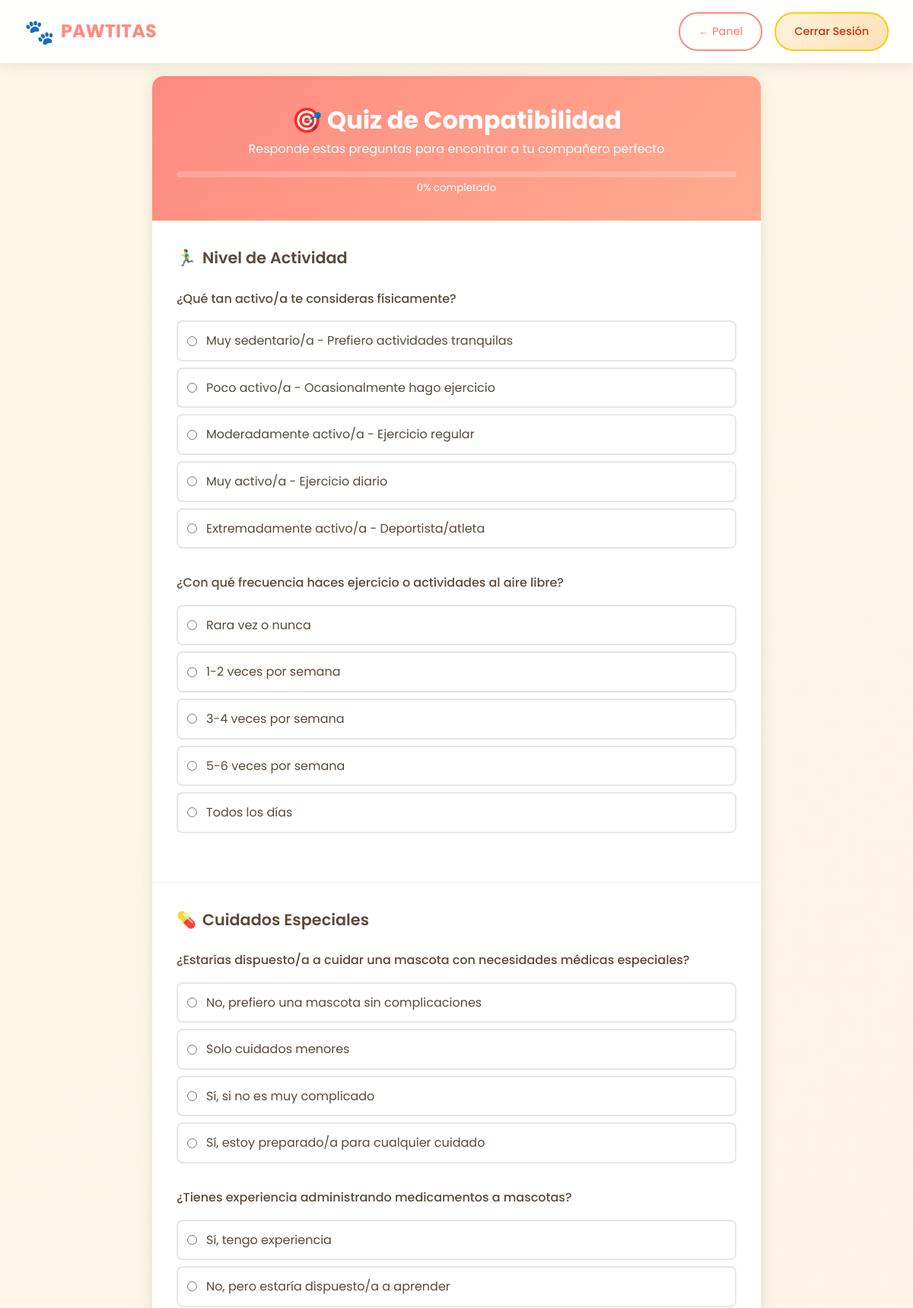
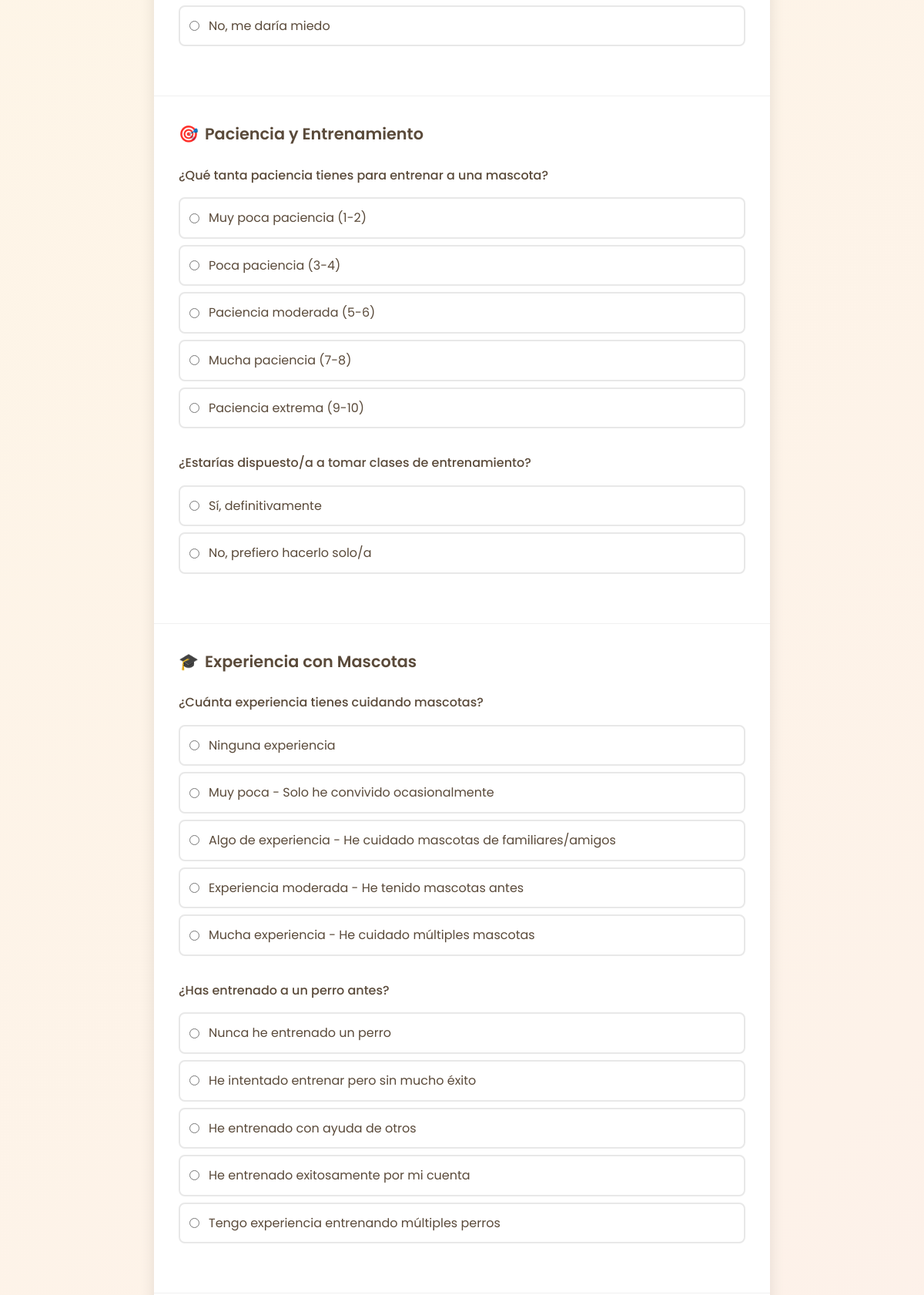
Screenshot of /pages/quiz_matching.php (signed in, upper part) with the database file from the repository (2 pictures, top to bottom).
### tables this page shows
CREATE TABLE quiz_preguntas (
    id INT AUTO_INCREMENT PRIMARY KEY,
    categoria VARCHAR(50) NOT NULL,
    pregunta TEXT NOT NULL,
    tipo_respuesta ENUM('escala', 'multiple', 'booleana') NOT NULL,
    orden_display TINYINT NOT NULL,
    activa BOOLEAN DEFAULT TRUE,
    fecha_creacion TIMESTAMP DEFAULT CURRENT_TIMESTAMP
);

### config/database.php (called while the page is built, shortened)
<?php
class Database {
    private static $instancia = null;
    private $conexion;
    private function __construct() {
        try {
            $dsn = "mysql:host=" . DB_HOST . ";dbname=" . DB_NAME . ";charset=" . DB_CHARSET;
            $opciones = [
                PDO::ATTR_ERRMODE            => PDO::ERRMODE_EXCEPTION,
                PDO::ATTR_DEFAULT_FETCH_MODE => PDO::FETCH_ASSOC,
                PDO::ATTR_EMULATE_PREPARES   => false,
            ];
            $this->conexion = new PDO($dsn, DB_USER, DB_PASS, $opciones);
        } catch(PDOException $e) {
            if (DEBUG_MODE) {
                die("❌ Error de conexión: " . $e->getMessage());
            } else {
                die("❌ Error de conexión a la base de datos");
            }
        }
    }
    public static function getInstance() {
        if (self::$instancia === null) {
            self::$instancia = new self();
        }
        return self::$instancia;
    }
    public function getConnection() {
        return $this->conexion;
    }
}
function obtener_conexion_db() {
    $database = Database::getInstance();
    return $database->getConnection();
}
?>

### includes/quiz.php (called while the page is built, shortened)
<?php
require_once __DIR__ . '/../config/database.php';
require_once __DIR__ . '/functions.php';
class QuizSystem {
    public function obtener_preguntas_quiz() {
        try {
            $sql = "SELECT qp.*,
                           GROUP_CONCAT(
                               CONCAT(qo.id, ':', qo.texto_opcion, ':', qo.valor_numerico)
                               ORDER BY qo.orden_display SEPARATOR '|'
                           ) as opciones
                    FROM quiz_preguntas qp
                    LEFT JOIN quiz_opciones qo ON qp.id = qo.pregunta_id
                    WHERE qp.activa = 1
                    GROUP BY qp.id
                    ORDER BY qp.categoria, qp.orden_display";
            $preguntas = consultar_db($sql);
            $quiz_organizado = [];
            foreach ($preguntas as $pregunta) {
                $categoria = $pregunta['categoria'];
                if (!isset($quiz_organizado[$categoria])) {
                    $quiz_organizado[$categoria] = [];
                }
                $opciones = [];
                if ($pregunta['opciones']) {
                    $opciones_raw = explode('|', $pregunta['opciones']);
                    foreach ($opciones_raw as $opcion_raw) {
                        $partes = explode(':', $opcion_raw);
                        if (count($partes) >= 3) {
                            $opciones[] = [
                                'id' => $partes[0],
                                'texto' => $partes[1],
                                'valor' => $partes[2]
                            ];
                        }
                    }
                }
                $quiz_organizado[$categoria][] = [
                    'id' => $pregunta['id'],
                    'pregunta' => $pregunta['pregunta'],
                    'tipo_respuesta' => $pregunta['tipo_respuesta'],
                    'opciones' => $opciones
                ];
            }
            return ['exito' => true, 'quiz' => $quiz_organizado];
        } catch (Exception $e) {
            error_log("Error obteniendo preguntas quiz: " . $e->getMessage());
            return ['exito' => false, 'mensaje' => 'Error interno del sistema'];
        }
    }
}
function obtener_quiz_system() {
    return new QuizSystem();
}
?>

### includes/functions.php (called while the page is built, shortened)
<?php
function consultar_db($sql, $parametros = []) {
    try {
        $db = obtener_conexion_db();
        $stmt = $db->prepare($sql);
        $stmt->execute($parametros);
        return $stmt->fetchAll();
    } catch (Exception $e) {
        if (DEBUG_MODE) {
            die("Error en consulta: " . $e->getMessage());
        }
        return false;
    }
}
function escapar_html($texto) {
    return htmlspecialchars($texto, ENT_QUOTES, 'UTF-8');
}
?>

### pages/quiz_matching.php (the view, shortened to what this page needs)
<?php
require_once '../includes/functions.php';
require_once '../includes/quiz.php';
$usuario = obtener_usuario_actual();
$quiz_system = obtener_quiz_system();
$resultado_preguntas = $quiz_system->obtener_preguntas_quiz();
$quiz = $resultado_preguntas['quiz'];
$respuestas_anteriores = [];
$resultado_respuestas = $quiz_system->obtener_respuestas_usuario($usuario['id']);
if ($resultado_respuestas['exito']) {
    $respuestas_anteriores = $resultado_respuestas['respuestas'];
}
?>
<!DOCTYPE html>
<html lang="es">
<head>
    <link rel="stylesheet" href="../assets/css/styles.css">
</head>
<body>
    <header class="header">
        <nav class="navbar">
            <div class="logo">
                <div class="logo-icon">🐾</div>
                <span class="logo-text"><?php echo APP_NAME; ?></span>
            </div>
            <div class="nav-buttons">
                <a href="panel_adoptante.php" class="btn btn-outline">← Panel</a>
                <a href="logout.php" class="btn btn-secondary">Cerrar Sesión</a>
            </div>
        </nav>
    </header>
    <main style="padding-top: 100px; padding-bottom: 50px;">
        <div class="container">
            <form method="POST" action="" id="quizForm">
                <div class="quiz-container">
                    <div class="quiz-header">
                        <h1>🎯 Quiz de Compatibilidad</h1>
                        <p>Responde estas preguntas para encontrar a tu compañero perfecto</p>
                        <div class="quiz-progress">
                        </div>
                        <small id="progressText">0% completado</small>
                    </div>
                    <?php
                    $categoria_icons = [
                        'actividad' => '🏃‍♂️',
                        'experiencia' => '🎓',
                        'tiempo' => '⏰',
                        'entrenamiento' => '🎯',
                        'ruido' => '🔊',
                        'sociabilidad' => '👥',
                        'independencia' => '🏠',
                        'cuidados' => '💊'
                    ];
                    $categoria_nombres = [
                        'actividad' => 'Nivel de Actividad',
                        'experiencia' => 'Experiencia con Mascotas',
                        'tiempo' => 'Tiempo Disponible',
                        'entrenamiento' => 'Paciencia y Entrenamiento',
                        'ruido' => 'Tolerancia al Ruido',
                        'sociabilidad' => 'Sociabilidad',
                        'independencia' => 'Independencia',
                        'cuidados' => 'Cuidados Especiales'
                    ];
                    foreach ($quiz as $categoria => $preguntas):
                    ?>
                        <div class="quiz-section">
                            <h3 class="section-title">
                                <span><?php echo $categoria_icons[$categoria] ?? '📝'; ?></span>
                                <?php echo $categoria_nombres[$categoria] ?? ucfirst($categoria); ?>
                            </h3>
                            <?php foreach ($preguntas as $pregunta): ?>
                                <div class="question">
                                    <div class="question-text">
                                        <?php echo escapar_html($pregunta['pregunta']); ?>
                                    </div>
                                    <div class="options">
                                        <?php foreach ($pregunta['opciones'] as $opcion): ?>
                                            <label class="option" onclick="selectOption(this)">
                                                <input type="radio"
                                                       name="respuestas[<?php echo $pregunta['id']; ?>]"
                                                       value="<?php echo $opcion['id']; ?>"
                                                       <?php echo (isset($respuestas_anteriores[$pregunta['id']]) && $respuestas_anteriores[$pregunta['id']] == $opcion['id']) ? 'checked' : ''; ?>
                                                       onchange="updateProgress()">
                                                <span><?php echo escapar_html($opcion['texto']); ?></span>
                                            </label>
                                        <?php endforeach; ?>
                                    </div>
                                </div>
                            <?php endforeach; ?>
                        </div>
                    <?php endforeach; ?>
                </div>
            </form>
        </div>
    </main>
</body>
</html>

### assets/css/styles.css (style rules this page uses)
* { margin: 0; padding: 0; box-sizing: border-box; }
body { font-family: "Poppins", sans-serif; line-height: 1.6; color: #5a4a3a; background: linear-gradient(135deg, #fef7e6 0%, #fdf2e9 50%, #fce4ec 100%); min-height: 100vh; overflow-x: hidden; }
.header { background: rgba(255, 255, 255, 0.95); backdrop-filter: blur(10px); padding: 1rem 0; position: fixed; top: 0; width: 100%; z-index: 1000; box-shadow: 0 2px 20px rgba(0, 0, 0, 0.1); }
.navbar { max-width: 1200px; margin: 0 auto; padding: 0 2rem; display: flex; justify-content: space-between; align-items: center; }
.logo { display: flex; align-items: center; gap: 0.5rem; font-weight: 700; font-size: 1.5rem; color: #ff8a80; }
.logo-icon { font-size: 2rem; animation: bounce 2s infinite; }
.nav-buttons { display: flex; gap: 1rem; }
.btn { display: inline-flex; align-items: center; gap: 0.5rem; padding: 0.75rem 1.5rem; border-radius: 25px; text-decoration: none; font-weight: 500; transition: all 0.3s ease; border: 2px solid transparent; cursor: pointer; font-size: 0.9rem; }
.btn-secondary { background: linear-gradient(135deg, #fff3e0 0%, #ffe0b2 100%); color: #bf360c; border: 2px solid #ffcc02; }
.btn-outline { background: transparent; color: #ff8a80; border: 2px solid #ff8a80; }
.container { max-width: 1200px; margin: 0 auto; padding: 0 2rem; }
.section-title { text-align: center; font-size: 2.5rem; font-weight: 700; color: #5a4a3a; margin-bottom: 3rem; }

### pages/quiz_matching.php (style rules this page uses)
.quiz-container { max-width: 800px; margin: 0 auto; background: white; border-radius: 15px; box-shadow: 0 4px 20px rgba(0,0,0,0.1); overflow: hidden; }
.quiz-header { background: linear-gradient(135deg, #ff8a80 0%, #ffab91 100%); color: white; padding: 2rem; text-align: center; }
.quiz-progress { background: rgba(255,255,255,0.2); height: 8px; border-radius: 4px; margin-top: 1rem; overflow: hidden; }
.quiz-section { padding: 2rem; border-bottom: 1px solid #f0f0f0; }
.section-title { color: #5a4a3a; font-size: 1.3rem; font-weight: 600; margin-bottom: 1.5rem; display: flex; align-items: center; gap: 0.5rem; }
.question { margin-bottom: 2rem; }
.question-text { font-weight: 500; margin-bottom: 1rem; color: #5a4a3a; }
.options { display: flex; flex-direction: column; gap: 0.5rem; }
.option { display: flex; align-items: center; padding: 0.75rem; border: 2px solid #e8e8e8; border-radius: 8px; cursor: pointer; transition: all 0.3s ease; }
.option input[type="radio"] { margin-right: 0.75rem; }

### rows the page displays
quiz_preguntas: pregunta "¿Qué tan activo/a te consideras físicamente?", id "☐ Muy sedentario/a - Prefiero ac", texto "Muy sedentario/a - Prefiero actividades tranquilas", id "☐ Poco activo/a - Ocasionalmente", texto "Poco activo/a - Ocasionalmente hago ejercicio", id "☐ Moderadamente activo/a - Ejerc", texto "Moderadamente activo/a - Ejercicio regular", id "☐ Muy activo/a - Ejercicio diari", texto "Muy activo/a - Ejercicio diario", id "☐ Extremadamente activo/a - Depo", texto "Extremadamente activo/a - Deportista/atleta"
quiz_preguntas: pregunta "¿Con qué frecuencia haces ejercicio o actividades al aire libre?", id "☐ Rara vez o nunca", texto "Rara vez o nunca", id "☐ 1-2 veces por semana", texto "1-2 veces por semana", id "☐ 3-4 veces por semana", texto "3-4 veces por semana", id "☐ 5-6 veces por semana", texto "5-6 veces por semana", id "☐ Todos los días", texto "Todos los días"
quiz_preguntas: pregunta "¿Estarías dispuesto/a a cuidar una mascota con necesidades médicas especiales?", id "☐ No, prefiero una mascota sin c", texto "No, prefiero una mascota sin complicaciones", id "☐ Solo cuidados menores", texto "Solo cuidados menores", id "☐ Sí, si no es muy complicado", texto "Sí, si no es muy complicado", id "☐ Sí, estoy preparado/a para cua", texto "Sí, estoy preparado/a para cualquier cuidado"
quiz_preguntas: pregunta "¿Tienes experiencia administrando medicamentos a mascotas?", id "☐ Sí, tengo experiencia", texto "Sí, tengo experiencia", id "☐ No, pero estaría dispuesto/a a", texto "No, pero estaría dispuesto/a a aprender", id "☐ No, me daría miedo", texto "No, me daría miedo"
quiz_preguntas: pregunta "¿Qué tanta paciencia tienes para entrenar a una mascota?", id "☐ Muy poca paciencia (1-2)", texto "Muy poca paciencia (1-2)", id "☐ Poca paciencia (3-4)", texto "Poca paciencia (3-4)", id "☐ Paciencia moderada (5-6)", texto "Paciencia moderada (5-6)", id "☐ Mucha paciencia (7-8)", texto "Mucha paciencia (7-8)", id "☐ Paciencia extrema (9-10)", texto "Paciencia extrema (9-10)"
quiz_preguntas: pregunta "¿Estarías dispuesto/a a tomar clases de entrenamiento?", id "☐ Sí, definitivamente", texto "Sí, definitivamente", id "☐ No, prefiero hacerlo solo/a", texto "No, prefiero hacerlo solo/a"
quiz_preguntas: pregunta "¿Cuánta experiencia tienes cuidando mascotas?", id "☐ Ninguna experiencia", texto "Ninguna experiencia", id "☐ Muy poca - Solo he convivido o", texto "Muy poca - Solo he convivido ocasionalmente", id "☐ Algo de experiencia - He cuida", texto "Algo de experiencia - He cuidado mascotas de familiares/amigos", id "☐ Experiencia moderada - He teni", texto "Experiencia moderada - He tenido mascotas antes", id "☐ Mucha experiencia - He cuidado", texto "Mucha experiencia - He cuidado múltiples mascotas"
quiz_preguntas: pregunta "¿Has entrenado a un perro antes?", id "☐ Nunca he entrenado un perro", texto "Nunca he entrenado un perro", id "☐ He intentado entrenar pero sin", texto "He intentado entrenar pero sin mucho éxito", id "☐ He entrenado con ayuda de otro", texto "He entrenado con ayuda de otros", id "☐ He entrenado exitosamente por", texto "He entrenado exitosamente por mi cuenta", id "☐ Tengo experiencia entrenando m", texto "Tengo experiencia entrenando múltiples perros"

### other values shown
APP_NAME "PAWTITAS"
$categoria_icons[$categoria] "🏃‍♂️"
$categoria_nombres[$categoria] "Nivel de Actividad"
$categoria_icons[$categoria] "💊"
$categoria_nombres[$categoria] "Cuidados Especiales"
$categoria_icons[$categoria] "🎯"
$categoria_nombres[$categoria] "Paciencia y Entrenamiento"
$categoria_icons[$categoria] "🎓"
$categoria_nombres[$categoria] "Experiencia con Mascotas"
